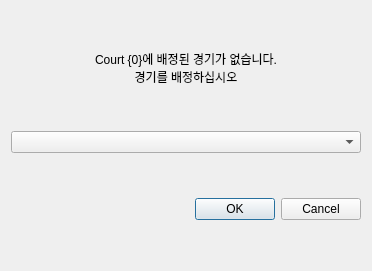
<?xml version="1.0" encoding="UTF-8"?>
<ui version="4.0">
 <class>Dialog</class>
 <widget class="QDialog" name="Dialog">
  <property name="geometry">
   <rect>
    <x>0</x>
    <y>0</y>
    <width>368</width>
    <height>271</height>
   </rect>
  </property>
  <property name="windowTitle">
   <string>Dialog</string>
  </property>
  <layout class="QVBoxLayout" name="verticalLayout">
   <item>
    <widget class="QLabel" name="label">
     <property name="sizePolicy">
      <sizepolicy hsizetype="Preferred" vsizetype="Fixed">
       <horstretch>0</horstretch>
       <verstretch>0</verstretch>
      </sizepolicy>
     </property>
     <property name="layoutDirection">
      <enum>Qt::LeftToRight</enum>
     </property>
     <property name="text">
      <string>Court {0}에 배정된 경기가 없습니다.
경기를 배정하십시오</string>
     </property>
     <property name="alignment">
      <set>Qt::AlignCenter</set>
     </property>
    </widget>
   </item>
   <item>
    <widget class="QComboBox" name="waitingMatches">
     <property name="sizePolicy">
      <sizepolicy hsizetype="Preferred" vsizetype="Fixed">
       <horstretch>0</horstretch>
       <verstretch>0</verstretch>
      </sizepolicy>
     </property>
     <property name="minimumSize">
      <size>
       <width>350</width>
       <height>20</height>
      </size>
     </property>
     <property name="layoutDirection">
      <enum>Qt::LeftToRight</enum>
     </property>
     <property name="sizeAdjustPolicy">
      <enum>QComboBox::AdjustToContents</enum>
     </property>
    </widget>
   </item>
   <item>
    <widget class="QDialogButtonBox" name="buttonBox">
     <property name="sizePolicy">
      <sizepolicy hsizetype="Preferred" vsizetype="Fixed">
       <horstretch>0</horstretch>
       <verstretch>0</verstretch>
      </sizepolicy>
     </property>
     <property name="orientation">
      <enum>Qt::Horizontal</enum>
     </property>
     <property name="standardButtons">
      <set>QDialogButtonBox::Cancel|QDialogButtonBox::Ok</set>
     </property>
    </widget>
   </item>
  </layout>
 </widget>
 <resources/>
 <connections>
  <connection>
   <sender>buttonBox</sender>
   <signal>accepted()</signal>
   <receiver>Dialog</receiver>
   <slot>accept()</slot>
   <hints>
    <hint type="sourcelabel">
     <x>248</x>
     <y>254</y>
    </hint>
    <hint type="destinationlabel">
     <x>157</x>
     <y>274</y>
    </hint>
   </hints>
  </connection>
  <connection>
   <sender>buttonBox</sender>
   <signal>rejected()</signal>
   <receiver>Dialog</receiver>
   <slot>reject()</slot>
   <hints>
    <hint type="sourcelabel">
     <x>316</x>
     <y>260</y>
    </hint>
    <hint type="destinationlabel">
     <x>286</x>
     <y>274</y>
    </hint>
   </hints>
  </connection>
 </connections>
</ui>
